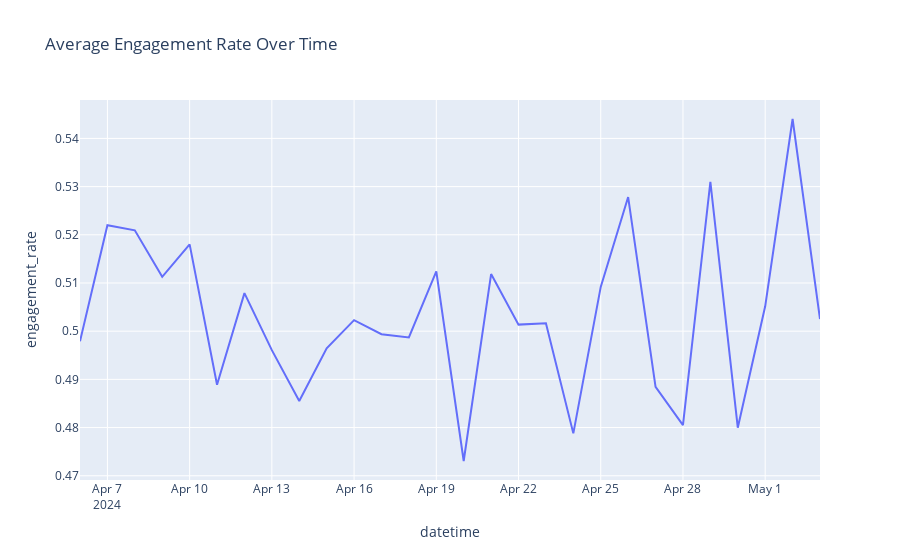

Write notebook code for a chart like this one.
### Markdown cell above
Hourly Traffic Pattern

### Code cell
engagement_trend = df.resample("D")["engagement_rate"].mean().reset_index()

fig = px.line(engagement_trend, x="datetime", y="engagement_rate", 
              title="Average Engagement Rate Over Time")
fig.show()

### Figure 1 — Plotly figure (JSON) as saved in the notebook; plotly's stock layout.template omitted (floating-point values rounded to 4 significant figures)
{"data": [{"hovertemplate": "datetime=%{x}<br>engagement_rate=%{y}<extra></extra>", "legendgroup": "", "line": {"color": "#636efa", "dash": "solid"}, "marker": {"symbol": "circle"}, "mode": "lines", "name": "", "orientation": "v", "showlegend": false, "type": "scatter", "x": ["2024-04-06T00:00:00", "2024-04-07T00:00:00", "2024-04-08T00:00:00", "2024-04-09T00:00:00", "2024-04-10T00:00:00", "2024-04-11T00:00:00", "2024-04-12T00:00:00", "2024-04-13T00:00:00", "2024-04-14T00:00:00", "2024-04-15T00:00:00", "2024-04-16T00:00:00", "2024-04-17T00:00:00", "2024-04-18T00:00:00", "2024-04-19T00:00:00", "2024-04-20T00:00:00", "2024-04-21T00:00:00", "2024-04-22T00:00:00", "2024-04-23T00:00:00", "2024-04-24T00:00:00", "2024-04-25T00:00:00", "2024-04-26T00:00:00", "2024-04-27T00:00:00", "2024-04-28T00:00:00", "2024-04-29T00:00:00", "2024-04-30T00:00:00", "2024-05-01T00:00:00", "2024-05-02T00:00:00", "2024-05-03T00:00:00"], "xaxis": "x", "y": [0.4979, 0.522, 0.5209, 0.5113, 0.518, 0.4889, 0.5079, 0.4961, 0.4855, 0.4964, 0.5023, 0.4994, 0.4987, 0.5124, 0.4731, 0.5118, 0.5014, 0.5016, 0.4788, 0.5092, 0.5278, 0.4885, 0.4805, 0.531, 0.48, 0.5052, 0.544, 0.5025], "yaxis": "y"}], "layout": {"legend": {"tracegroupgap": 0}, "title": {"text": "Average Engagement Rate Over Time"}, "xaxis": {"anchor": "y", "domain": [0, 1], "title": {"text": "datetime"}}, "yaxis": {"anchor": "x", "domain": [0, 1], "title": {"text": "engagement_rate"}}}}
